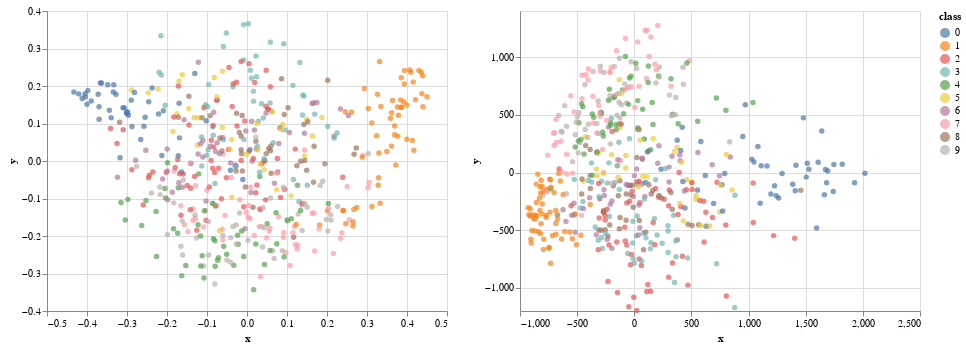

Here is the notebook cell this chart was saved with:
### Markdown cell above
##### LSH Kernel

### Code cell
lsh_kernel = RandomLSHPartitionKernel(reduced_mnist, 5, 10)
lsh_kernel_matrix = lsh_kernel.kernel_matrix(200)

X_kpca = (
            KernelPCA(
                2, kernel="precomputed"
                )
            .fit_transform(lsh_kernel_matrix)
        )

lsh_kernel_df = pd.DataFrame({
    'x': X_kpca[:, 0],
    'y': X_kpca[:, 1],
    'class': reduced_mnist.iloc[:, 0].to_numpy(dtype=int)
})

lsh_kernel_chart = alt.Chart(lsh_kernel_df).mark_circle().encode(
    x='x:Q',
    y='y:Q',
    color='class:N'
)

display(lsh_kernel_chart)

### Figure 1 — Vega-Lite specification as saved in the notebook (floating-point values rounded to 4 significant figures; data arrays with more than 128 entries replaced by an {"elided": "..."} marker saying what was removed)
{"config": {"view": {"continuousWidth": 400, "continuousHeight": 300}}, "hconcat": [{"data": {"name": "data-358e951d8304b4ab85526499109479dc"}, "mark": "circle", "encoding": {"color": {"type": "nominal", "field": "class"}, "x": {"type": "quantitative", "field": "x"}, "y": {"type": "quantitative", "field": "y"}}}, {"data": {"name": "data-7c4be797ac8e1040ac4de223ff714fcf"}, "mark": "circle", "encoding": {"color": {"type": "nominal", "field": "class"}, "x": {"type": "quantitative", "field": "x"}, "y": {"type": "quantitative", "field": "y"}}}], "$schema": "https://vega.github.io/schema/vega-lite/v4.8.1.json", "datasets": {"data-358e951d8304b4ab85526499109479dc": {"elided": "500 records"}, "data-7c4be797ac8e1040ac4de223ff714fcf": {"elided": "500 records"}}}
